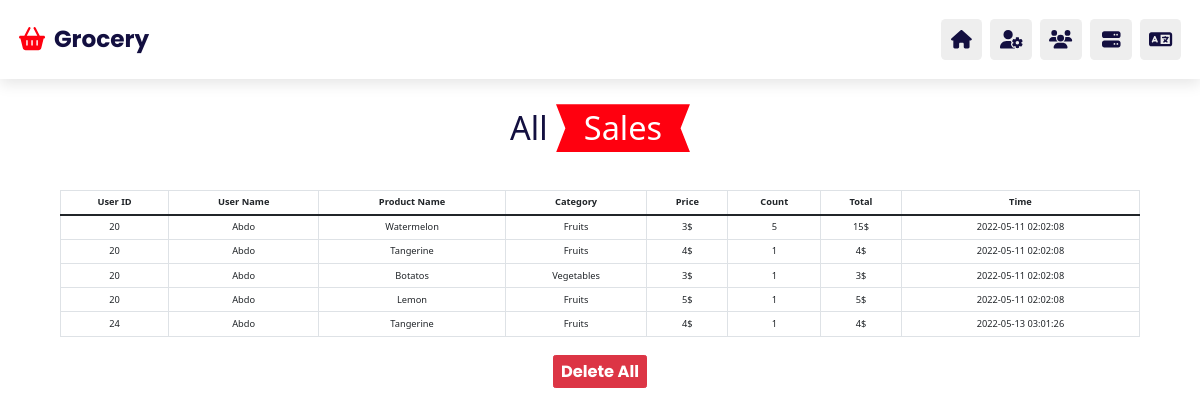
The page /sales.php on the database its author committed.
### tables this page shows
CREATE TABLE `sale` (
  `id` int(11) NOT NULL,
  `userid` int(11) NOT NULL,
  `username` varchar(100) NOT NULL,
  `productname` varchar(100) NOT NULL,
  `category` varchar(100) NOT NULL,
  `price` int(11) NOT NULL,
  `count` int(11) NOT NULL,
  `total` int(11) NOT NULL,
  `time` timestamp NOT NULL DEFAULT current_timestamp()
);

### sales.php (the view, shortened to what this page needs)
<!DOCTYPE html>
<html lang="en">
<head>
    <link rel="stylesheet" href="css/all.min.css">
    <link rel="stylesheet" href="css/normalize.css">
    <link rel="stylesheet" href="css/style.css">
    <link rel="stylesheet" href="css/bootstrap.min.css">
</head>
<body>
    <header class="header">
        <a href="index.html" class="logo"><i class="fas fa-shopping-basket"></i>Grocery</a>
        <div class="icons">
            <div class="home-btn" data-title="Home"><a href="index.html"><i class="fas fa-home"></i></a></div>
            <div class="admin-btn" data-title="Admin"><a href="admin.html"><i class="fas fa-user-gear"></i></a></div>
            <div class="users-btn" data-title="Users"><a href="users.php"><i class="fas fa-users"></i></a></div>
            <div class="products-btn" data-title="Products"><a href="products.php"><i class="fas fa-server"></i></a></div>
            <div class="lang-btn" data-title="Arabic"><a href="sales2.php"><i class="fas fa-language"></i></a></div>
        </div>
    </header>
    <section class="products" id="products" style="margin-top: 30px;">
        <h1 class="mHeading">All <span>Sales</span></h1>
        <div class="box-container">
          <table class="table table-bordered text-center">
            <thead>
              <tr>
                <th>User ID</th>
                <th>User Name</th>
                <th>Product Name</th>
                <th>Category</th>
                <th>Price</th>
                <th>Count</th>
                <th>Total</th>
                <th>Time</th>
              </tr>
            </thead>
            <tbody>
              <?php
                include('config.php');
                $result = mysqli_query($con, "SELECT * FROM sale");
                while($row = mysqli_fetch_array($result)){
                  if($row['category'] == "meat" || $row['category'] =="dairy" || $row['category'] =="fruits" || $row['category'] =="vegetables"){
                    echo "
                      <tr>
                        <td>$row[userid]</td>
                        <td>$row[username]</td>
                        <td>$row[productname]</td>
                        <td>$row[category]</td>
                        <td>$row[price]$</td>
                        <td>$row[count]</td>
                        <td>$row[total]$</td>
                        <td>$row[time]</td>
                      </tr>
                    ";
                  }else{
                    echo "";
                  }
                }
              ?>
            </tbody>
          </table>
        </div>
        <center>
          <form action="" method="POST">
          <button type="submit" name="delete" class="btn btn-danger fs-3">Delete All</button>
          </form>
        </center>
    </section>
</body>
</html>

### css/style.css (style rules this page uses)
:root { --orange: #ff000f; --black:#130f40; --white:#fff; --lightBackGround:#eee; --lightColor:#666; --boxShadow:0 0.5rem 1.5rem rgba(0,0,0,0.1); --border:0.2rem solid rgba(0,0,0,0.1); --outline:0.1rem solid var(--orange); --outlineHover:0.4rem solid var(--orange); }
* { margin: 0; padding: 0; box-sizing: border-box; outline: none; border: none; list-style: none; text-decoration: none; text-transform: capitalize; transition: 0.3s all linear; }
html { font-size: 70%; overflow-x: hidden; scroll-behavior: smooth; scroll-padding-top: 7rem; }
body { background-color: var(--lightBackGround); font-family: 'medium'; }
section { padding-top: 5rem ; padding-bottom: 5rem ; padding-left: auto; padding-right: auto; }
a { text-decoration: none !important; }
.btn { margin-top: 1rem; display: inline-block; padding: 7px 10px; border-radius: 0.5rem; font-size: 1.5rem; border: 1px solid var(--lightColor); background-color: #130f40; cursor: pointer; color: #fff; font-family: 'bold'; text-align: center; }
.mHeading { text-align: center; padding: 2rem 0; padding-bottom: 3rem; font-size: 3.5rem; color: var(--black); margin: 1rem auto; }
.mHeading span { background-color: var(--orange); color: var(--white); display: inline-block; padding: 0.5rem 3rem; clip-path: polygon(100% 0, 93% 50%, 100% 99%, 0% 100%, 7% 50%, 0% 0%); }
.header { position: fixed; top: 0; left: 0; right: 0; z-index: 10000; display: flex; align-items: center; justify-content: space-between; padding: 1rem 9%; background-color: var(--white); box-shadow: var(--boxShadow); }
.header .logo { font-size: 2.5rem; font-family: 'bold'; color: var(--black); }
.header .logo svg, .header .logo i { color: var(--orange); margin-right: 1rem; }
.header .icons { display: flex; justify-content: center; align-items: center; gap: 8px; }
.header .icons div { height: 4.5rem; width: 4.5rem; line-height: 4.5rem; text-align: center; border-radius: 0.5rem; background-color: var(--lightBackGround); font-size: 2rem; cursor: pointer; position: relative; display: flex; justify-content: center; align-items: center; }
.header .icons div svg, .header .icons div i { color: var(--black); }
.header .icons div::after { content: attr(data-title); position: absolute; left: 50%; transform: translateX(-50%); bottom: -50px; width: 70px; height: 25px; padding: 5px; background-color: var(--lightBackGround); box-shadow: 1px 1px 5px silver; color: var(--black); border-radius: 5px; text-align: center; line-height: 25px; font-size: 16px; font-weight: bold; display: none; z-index: 1000000; }
.header .icons div::before { content: ""; position: absolute; left: 50%; transform: translateX(-50%); bottom: -15px; border: 15px solid ; border-color:transparent transparent var(--lightBackGround) transparent ; display: none; z-index: 1000000; }
.products .box-container { display: grid; grid-template-columns: repeat(auto-fit, minmax(23rem, 1fr)); gap: 2rem; margin: auto; width: 90%; }
@media (max-width:1220px) { html { font-size: 58% !important; } }
@media (max-width:1220px) { .header { padding: 2rem; } }

### rows shown on the page
sale: userid "20", username "Abdo", productname "Watermelon", category "Fruits", price "3", count "5", total "15", time "2022-05-11 02:02:08"
sale: userid "20", username "Abdo", productname "Tangerine", category "Fruits", price "4", count "1", total "4", time "2022-05-11 02:02:08"
sale: userid "20", username "Abdo", productname "Botatos", category "Vegetables", price "3", count "1", total "3", time "2022-05-11 02:02:08"
sale: userid "20", username "Abdo", productname "Lemon", category "Fruits", price "5", count "1", total "5", time "2022-05-11 02:02:08"
sale: userid "24", username "Abdo", productname "Tangerine", category "Fruits", price "4", count "1", total "4", time "2022-05-13 03:01:26"
